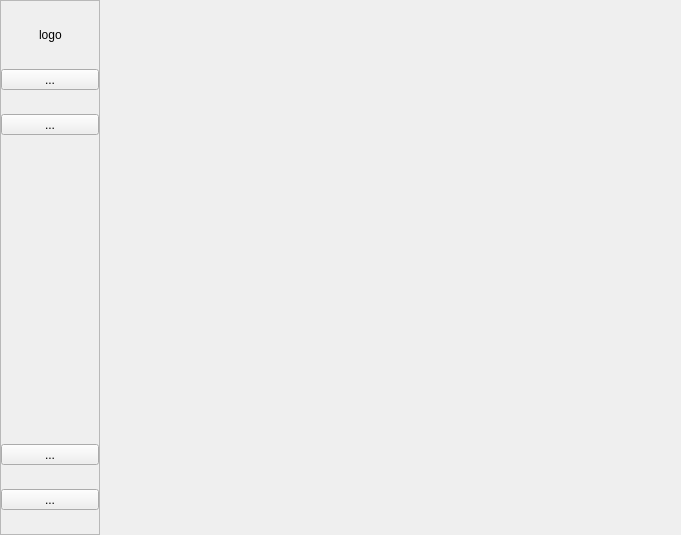
<?xml version="1.0" encoding="UTF-8"?>
<ui version="4.0">
 <class>UiMain</class>
 <widget class="QDialog" name="UiMain">
  <property name="geometry">
   <rect>
    <x>0</x>
    <y>0</y>
    <width>681</width>
    <height>535</height>
   </rect>
  </property>
  <property name="windowTitle">
   <string>Dialog</string>
  </property>
  <layout class="QHBoxLayout" name="horizontalLayout" stretch="0,1">
   <property name="spacing">
    <number>0</number>
   </property>
   <property name="leftMargin">
    <number>0</number>
   </property>
   <property name="topMargin">
    <number>0</number>
   </property>
   <property name="rightMargin">
    <number>0</number>
   </property>
   <property name="bottomMargin">
    <number>0</number>
   </property>
   <item>
    <widget class="QFrame" name="sidebar">
     <property name="minimumSize">
      <size>
       <width>100</width>
       <height>0</height>
      </size>
     </property>
     <property name="maximumSize">
      <size>
       <width>100</width>
       <height>16777215</height>
      </size>
     </property>
     <property name="frameShape">
      <enum>QFrame::StyledPanel</enum>
     </property>
     <property name="frameShadow">
      <enum>QFrame::Raised</enum>
     </property>
     <layout class="QVBoxLayout" name="verticalLayout">
      <property name="spacing">
       <number>24</number>
      </property>
      <property name="leftMargin">
       <number>0</number>
      </property>
      <property name="topMargin">
       <number>24</number>
      </property>
      <property name="rightMargin">
       <number>0</number>
      </property>
      <property name="bottomMargin">
       <number>24</number>
      </property>
      <item>
       <layout class="QHBoxLayout" name="horizontalLayout_2">
        <item>
         <spacer name="horizontalSpacer">
          <property name="orientation">
           <enum>Qt::Horizontal</enum>
          </property>
          <property name="sizeHint" stdset="0">
           <size>
            <width>18</width>
            <height>20</height>
           </size>
          </property>
         </spacer>
        </item>
        <item>
         <widget class="QLabel" name="logo">
          <property name="text">
           <string>logo</string>
          </property>
         </widget>
        </item>
        <item>
         <spacer name="horizontalSpacer_2">
          <property name="orientation">
           <enum>Qt::Horizontal</enum>
          </property>
          <property name="sizeHint" stdset="0">
           <size>
            <width>18</width>
            <height>20</height>
           </size>
          </property>
         </spacer>
        </item>
       </layout>
      </item>
      <item>
       <widget class="NavItem" name="probe_to_gene">
        <property name="sizePolicy">
         <sizepolicy hsizetype="Preferred" vsizetype="Preferred">
          <horstretch>0</horstretch>
          <verstretch>0</verstretch>
         </sizepolicy>
        </property>
        <property name="text">
         <string>...</string>
        </property>
       </widget>
      </item>
      <item>
       <widget class="NavItem" name="phenotype">
        <property name="sizePolicy">
         <sizepolicy hsizetype="Preferred" vsizetype="Preferred">
          <horstretch>0</horstretch>
          <verstretch>0</verstretch>
         </sizepolicy>
        </property>
        <property name="text">
         <string>...</string>
        </property>
       </widget>
      </item>
      <item>
       <spacer name="verticalSpacer">
        <property name="orientation">
         <enum>Qt::Vertical</enum>
        </property>
        <property name="sizeHint" stdset="0">
         <size>
          <width>20</width>
          <height>339</height>
         </size>
        </property>
       </spacer>
      </item>
      <item>
       <widget class="NavItem" name="help">
        <property name="sizePolicy">
         <sizepolicy hsizetype="Preferred" vsizetype="Preferred">
          <horstretch>0</horstretch>
          <verstretch>0</verstretch>
         </sizepolicy>
        </property>
        <property name="text">
         <string>...</string>
        </property>
       </widget>
      </item>
      <item>
       <widget class="NavItem" name="about">
        <property name="sizePolicy">
         <sizepolicy hsizetype="Preferred" vsizetype="Preferred">
          <horstretch>0</horstretch>
          <verstretch>0</verstretch>
         </sizepolicy>
        </property>
        <property name="text">
         <string>...</string>
        </property>
       </widget>
      </item>
     </layout>
    </widget>
   </item>
   <item>
    <widget class="QStackedWidget" name="pages">
     <widget class="UiProbeToGene" name="page"/>
     <widget class="UiPhenotype" name="page_2"/>
    </widget>
   </item>
  </layout>
 </widget>
 <customwidgets>
  <customwidget>
   <class>UiProbeToGene</class>
   <extends>QWidget</extends>
   <header>src/fend/uiprobetogene/uiprobetogene.h</header>
   <container>1</container>
  </customwidget>
  <customwidget>
   <class>NavItem</class>
   <extends>QToolButton</extends>
   <header>src/fend/uicom/navitem.h</header>
  </customwidget>
  <customwidget>
   <class>UiPhenotype</class>
   <extends>QWidget</extends>
   <header>src/fend/uiphenotype/uiphenotype.h</header>
   <container>1</container>
  </customwidget>
 </customwidgets>
 <resources/>
 <connections/>
</ui>
